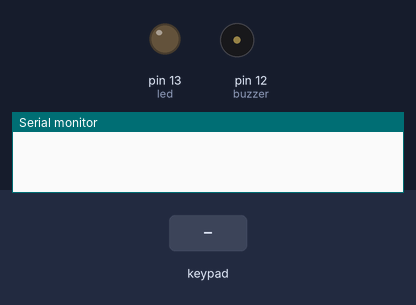
Bench run of a sketch on a simulated Arduino Uno, built with avr-gcc and run on an emulated ATmega328P. On the bench: output pins drawn as LEDs (lit = HIGH), buzzer (waves = sounding), the last lines printed to the serial monitor. Inputs (shaded band) come from the test bench.

Above: at 1.2 s.
1.3 s: keypad keys 5 4 3 2 pressed 0.4 s apart
At 1.45 s:
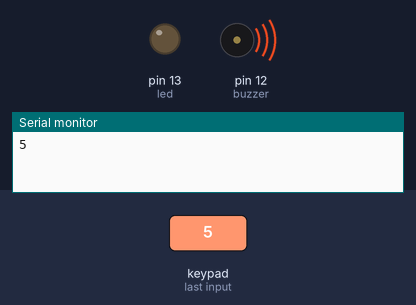
4.4 s: key 'A' pressed
At 5.6 s:
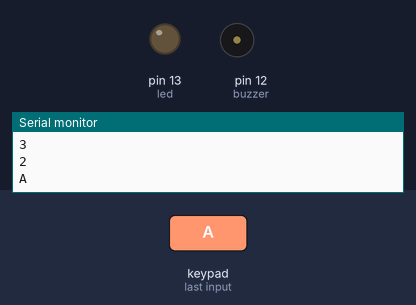
5.9 s: key 'B' pressed
At 6.05 s:
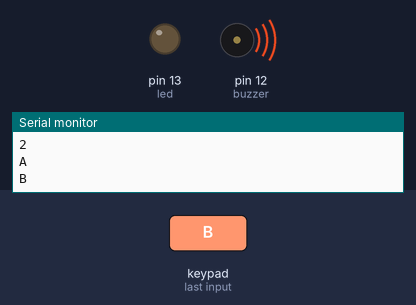
7.4 s: keypad keys 5 4 3 2 # pressed 0.4 s apart
At 10.5 s:
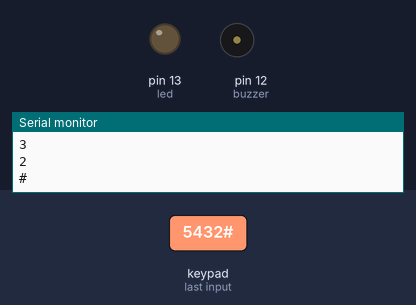
10.9 s: key 'C' pressed
At 11.05 s:
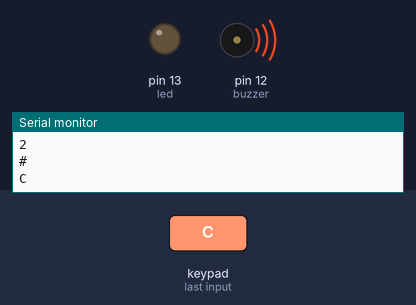
12.4 s: keypad keys 5 4 3 2 * pressed 0.4 s apart
At 15.3 s:
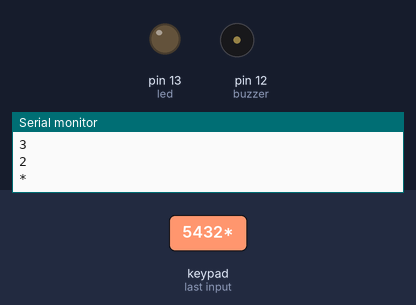
Timing chart, 0 to 16.8 s (numbered marks = the images above; inputs shaded):
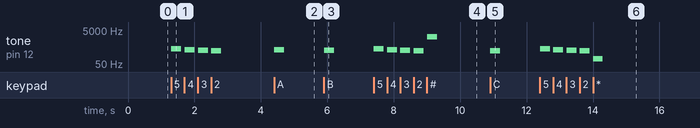

The sketch:

Piano.ino
```cpp
#include <Keypad.h>

const byte ROWS = 4;
const byte COLS = 4;

// Definir las notas (frecuencias) para cada tecla del piano
int noteC = 261;  // Do
int noteD = 294;  // Re
int noteE = 329;  // Mi
int noteF = 349;  // Fa
int noteG = 392;  // Sol
int noteA = 440;  // La
int noteB = 493;  // Si
int noteHighC = 523; // Do agudo

// Definir los pines para el buzzer y el LED
int buzzer = 12;
int led = 13;

// Teclado matricial
char hexaKeys[ROWS][COLS] = {
  {'1', '2', '3', '4'},
  {'5', '6', '7', '8'},
  {'9', '0', 'A', 'B'},
  {'C', 'D', '*', '#'}
};

byte rowPins[ROWS] = {5, 4, 3, 2}; // Pines para las filas del teclado
byte colPins[COLS] = {8, 9, 10, 11}; // Pines para las columnas del teclado

// Crear el objeto Keypad
Keypad customKeypad = Keypad(makeKeymap(hexaKeys), rowPins, colPins, ROWS, COLS);

void setup() {
  pinMode(buzzer, OUTPUT);
  pinMode(led, OUTPUT);
  Serial.begin(9600);
}

void loop() {
  char customKey = customKeypad.getKey();  // Obtener la tecla presionada

  if (customKey) {
    // Mostrar la tecla presionada en el monitor serial
    Serial.println(customKey);

    // Tocar diferentes notas según la tecla presionada
    switch (customKey) {
      case '1': tone(buzzer, noteC, 300); break;    // Do
      case '2': tone(buzzer, noteD, 300); break;    // Re
      case '3': tone(buzzer, noteE, 300); break;    // Mi
      case '4': tone(buzzer, noteF, 300); break;    // Fa
      case '5': tone(buzzer, noteG, 300); break;    // Sol
      case '6': tone(buzzer, noteA, 300); break;    // La
      case '7': tone(buzzer, noteB, 300); break;    // Si
      case '8': tone(buzzer, noteHighC, 300); break; // Do agudo

      case '9': tone(buzzer, noteC * 2, 300); break; // Octava superior
      case '0': tone(buzzer, noteC / 2, 300); break; // Octava inferior
      case 'A': tone(buzzer, noteF, 300); break;    // Otra nota Fa
      case 'B': tone(buzzer, noteE, 300); break;    // Otra nota Mi
      case 'C': tone(buzzer, noteD, 300); break;    // Otra nota Re
      case 'D': tone(buzzer, noteC, 300); break;    // Otra nota Do
      case '*': tone(buzzer, 100, 300); break;      // Tono muy bajo
      case '#': tone(buzzer, 2000, 300); break;     // Tono muy alto
      default: noTone(buzzer); break;  // Detener el tono si no hay tecla válida
    }
    delay(100);  // Espera entre notas
  }
}
```

Measured:
- after the input at 1.3 s, tone on pin 12 (buzzer): plays 392 Hz for 0.30 s, 349 Hz for 0.30 s, 329 Hz for 0.30 s, 294 Hz for 0.30 s, starting at once
- after the input at 4.4 s, tone on pin 12 (buzzer): silent → 349 Hz at once, → silent 0.30 s later
- after the input at 5.9 s, tone on pin 12 (buzzer): silent → 329 Hz at once, → silent 0.30 s later
- after the input at 7.4 s, tone on pin 12 (buzzer): plays 392 Hz for 0.30 s, 349 Hz for 0.30 s, 329 Hz for 0.30 s, 294 Hz for 0.30 s, 2000 Hz for 0.30 s, starting at once
- after the input at 10.9 s, tone on pin 12 (buzzer): silent → 294 Hz at once, → silent 0.30 s later
- after the input at 12.4 s, tone on pin 12 (buzzer): plays 392 Hz for 0.30 s, 349 Hz for 0.30 s, 329 Hz for 0.30 s, 294 Hz for 0.30 s, 100 Hz for 0.30 s, starting at once
